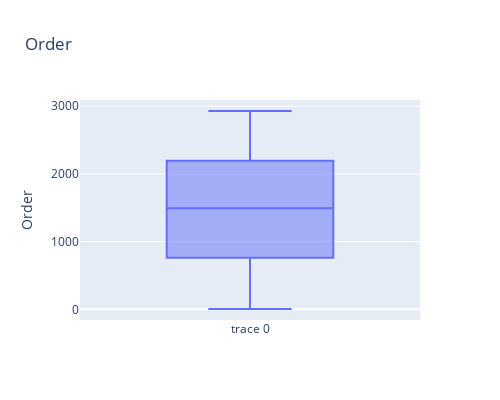
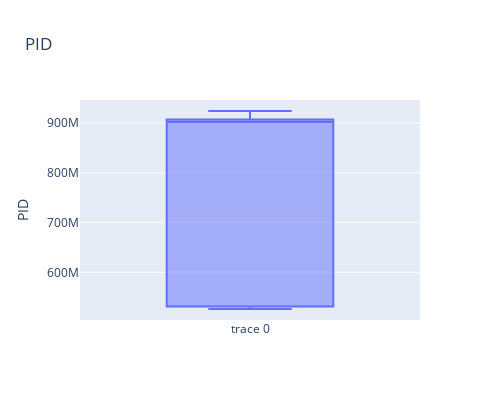
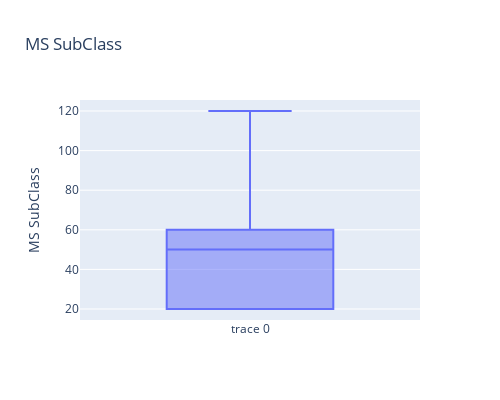

Write notebook code for charts like these, in order.
### Markdown cell above
Due to the removal of outlier records, there was almost 750 records were deleted.

### Code cell
# Verifying the outliers in the columns:
for i in continuous_cols:
    fig = go.Figure(data=[go.Box(y=df[i], boxpoints='outliers', jitter=0.3, pointpos=-1.8)]) # use processed_data[i], instead of outlier_cols[i]
    fig.update_layout(
        title = f'{i}',
        yaxis_title= f'{i}',
        width=500,
        height=400)
    fig.show()

### Figure 1 — Plotly figure (JSON) as saved in the notebook; plotly's stock layout.template omitted (floating-point values rounded to 4 significant figures; data arrays with more than 128 entries replaced by an {"elided": "..."} marker saying what was removed)
{"data": [{"boxpoints": "outliers", "jitter": 0.3, "pointpos": -1.8, "type": "box", "y": {"elided": "1659 int values"}}], "layout": {"height": 400, "title": {"text": "Order"}, "width": 500, "yaxis": {"title": {"text": "Order"}}}}

### Figure 2 — Plotly figure (JSON) as saved in the notebook; plotly's stock layout.template omitted (floating-point values rounded to 4 significant figures; data arrays with more than 128 entries replaced by an {"elided": "..."} marker saying what was removed)
{"data": [{"boxpoints": "outliers", "jitter": 0.3, "pointpos": -1.8, "type": "box", "y": {"elided": "1659 int values"}}], "layout": {"height": 400, "title": {"text": "PID"}, "width": 500, "yaxis": {"title": {"text": "PID"}}}}

### Figure 3 — Plotly figure (JSON) as saved in the notebook; plotly's stock layout.template omitted (floating-point values rounded to 4 significant figures; data arrays with more than 128 entries replaced by an {"elided": "..."} marker saying what was removed)
{"data": [{"boxpoints": "outliers", "jitter": 0.3, "pointpos": -1.8, "type": "box", "y": {"elided": "1659 int values"}}], "layout": {"height": 400, "title": {"text": "MS SubClass"}, "width": 500, "yaxis": {"title": {"text": "MS SubClass"}}}}
